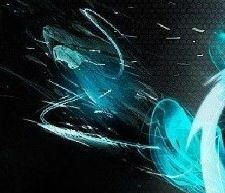
#> input picture Untitled.JPG, 225 x 193 px, found by its file name
$ python encrypt.py
#> lines starting #> are read from the running program, lines starting #| are printed output that depends on the picture
import os
from PIL import Image
from random import randint
import numpy
import sys
def upshift(a,index,n):
 col = []
 for j in range(len(a)):
  col.append(a[j][index])
 shiftCol = numpy.roll(col,-n)
 for i in range(len(a)):
  for j in range(len(a[0])):
   if(j==index):
    a[i][j] = shiftCol[i]
def downshift(a,index,n):
 col = []
 for j in range(len(a)):
  col.append(a[j][index])
 shiftCol = numpy.roll(col,n)
 for i in range(len(a)):
  for j in range(len(a[0])):
   if(j==index):
    a[i][j] = shiftCol[i]
def rotate180(n):
 bits = "{0:b}".format(n)
 return int(bits[::-1], 2)
im = Image.open(os.path.join('C:\\Users\\Rishabh Johri\\PycharmProjects\\cyber\\','Untitled.JPG'))
#> im is the input picture: PIL image 225x193 RGB; mean R, G, B 30, 60.1, 64.1
pix = im.load()
#Obtaining the RGB matrices
r = []
g = []
b = []
for i in range(im.size[0]):
 r.append([])
 g.append([])
 b.append([])
 for j in range(im.size[1]):
  rgbPerPixel = pix[i,j]
  r[i].append(rgbPerPixel[0])
  g[i].append(rgbPerPixel[1])
  b[i].append(rgbPerPixel[2])
#> after the loop, b = 225 items; g = 225 items; r = 225 items
m = im.size[0]
#> m = 225
n = im.size[1]
#> n = 193
# Vectors Kr and Kc
alpha = 8
Kr = [randint(0,pow(2,alpha)-1) for i in range(m)]
Kc = [randint(0,pow(2,alpha)-1) for i in range(n)]
ITER_MAX = 1
print('Vector Kr : ', Kr)
#> (printed output is left out)
print('Vector Kc : ', Kc)
#> (printed output is left out)
f = open('keys.txt','w+')
f.write('Vector Kr :\n')
for a in Kr:
 f.write(str(a) + '\n')
f.write('Vector Kc :\n')
for a in Kc:
 f.write(str(a) + '\n')
f.write('ITER_MAX :\n')
f.write(str(ITER_MAX) + '\n')
for iterations in range(ITER_MAX):
 # For each row
 for i in range(m):
  rTotalSum = sum(r[i])
  gTotalSum = sum(g[i])
  bTotalSum = sum(b[i])
  rModulus = rTotalSum % 2
  gModulus = gTotalSum % 2
  bModulus = bTotalSum % 2
  if(rModulus==0):
   r[i] = numpy.roll(r[i],Kr[i])
  else:
   r[i] = numpy.roll(r[i],-Kr[i])
  if(gModulus==0):
   g[i] = numpy.roll(g[i],Kr[i])
  else:
   g[i] = numpy.roll(g[i],-Kr[i])
  if(bModulus==0):
   b[i] = numpy.roll(b[i],Kr[i])
  else:
   b[i] = numpy.roll(b[i],-Kr[i])
 # For each column
 for i in range(n):
  rTotalSum = 0
  gTotalSum = 0
  bTotalSum = 0
  for j in range(m):
   rTotalSum += r[j][i]
   gTotalSum += g[j][i]
   bTotalSum += b[j][i]
  rModulus = rTotalSum % 2
  gModulus = gTotalSum % 2
  bModulus = bTotalSum % 2
  if (rModulus == 0):
   upshift(r, i, Kc[i])
  else:
   downshift(r, i, Kc[i])
  if (gModulus == 0):
   upshift(g, i, Kc[i])
  else:
   downshift(g, i, Kc[i])
  if (bModulus == 0):
   upshift(b, i, Kc[i])
  else:
   downshift(b, i, Kc[i])
 # For each row
 for i in range(m):
  for j in range(n):
   if (i % 2 == 1):
    r[i][j] = r[i][j] ^ Kc[j]
    g[i][j] = g[i][j] ^ Kc[j]
    b[i][j] = b[i][j] ^ Kc[j]
   else:
    r[i][j] = r[i][j] ^ rotate180(Kc[j])
    g[i][j] = g[i][j] ^ rotate180(Kc[j])
    b[i][j] = b[i][j] ^ rotate180(Kc[j])
 # For each column
 for j in range(n):
  for i in range(m):
   if (j % 2 == 0):
    r[i][j] = r[i][j] ^ Kr[i]
    g[i][j] = g[i][j] ^ Kr[i]
    b[i][j] = b[i][j] ^ Kr[i]
   else:
    r[i][j] = r[i][j] ^ rotate180(Kr[i])
    g[i][j] = g[i][j] ^ rotate180(Kr[i])
    b[i][j] = b[i][j] ^ rotate180(Kr[i])
for i in range(m):
 for j in range(n):
  pix[i,j] = (r[i][j],g[i][j],b[i][j])
im.save('C:\\Users\\Rishabh Johri\\PycharmProjects\\cyber\\encrypted.JPG')
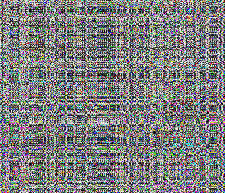
#> saved as encrypted.JPG: PIL image 225x193 RGB; mean R, G, B 125, 125.5, 125.6
print("Success")
